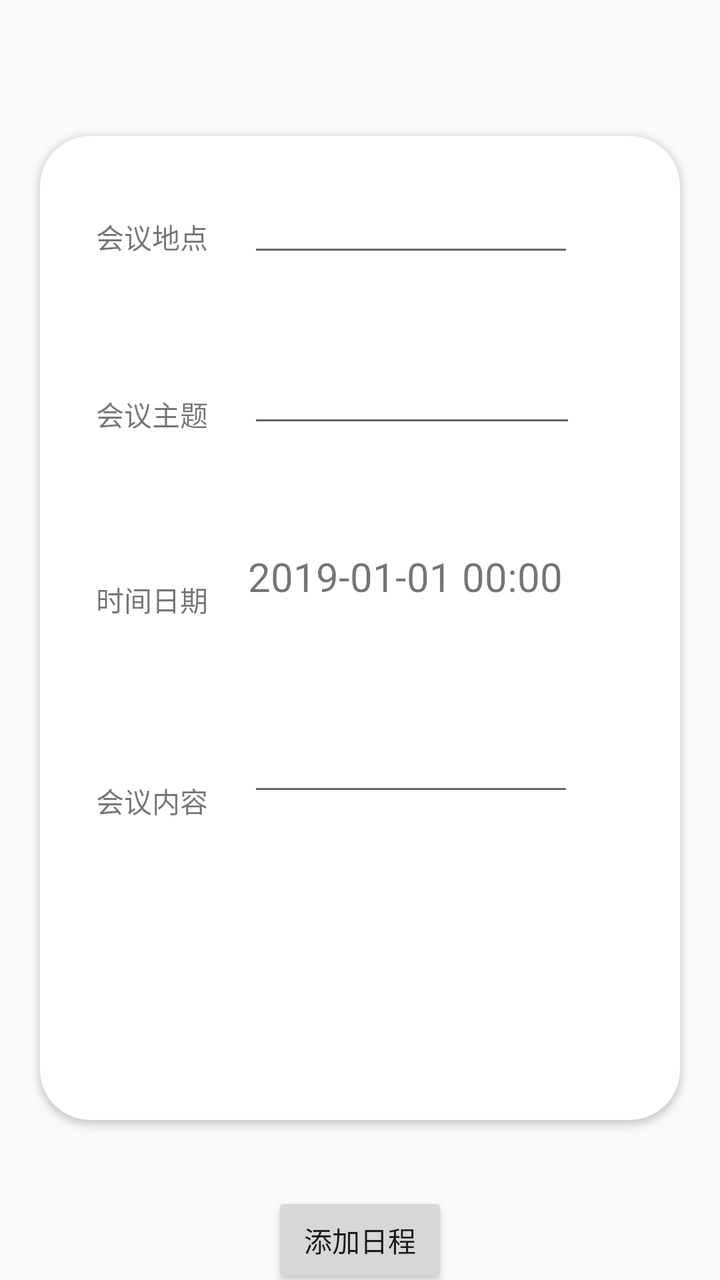
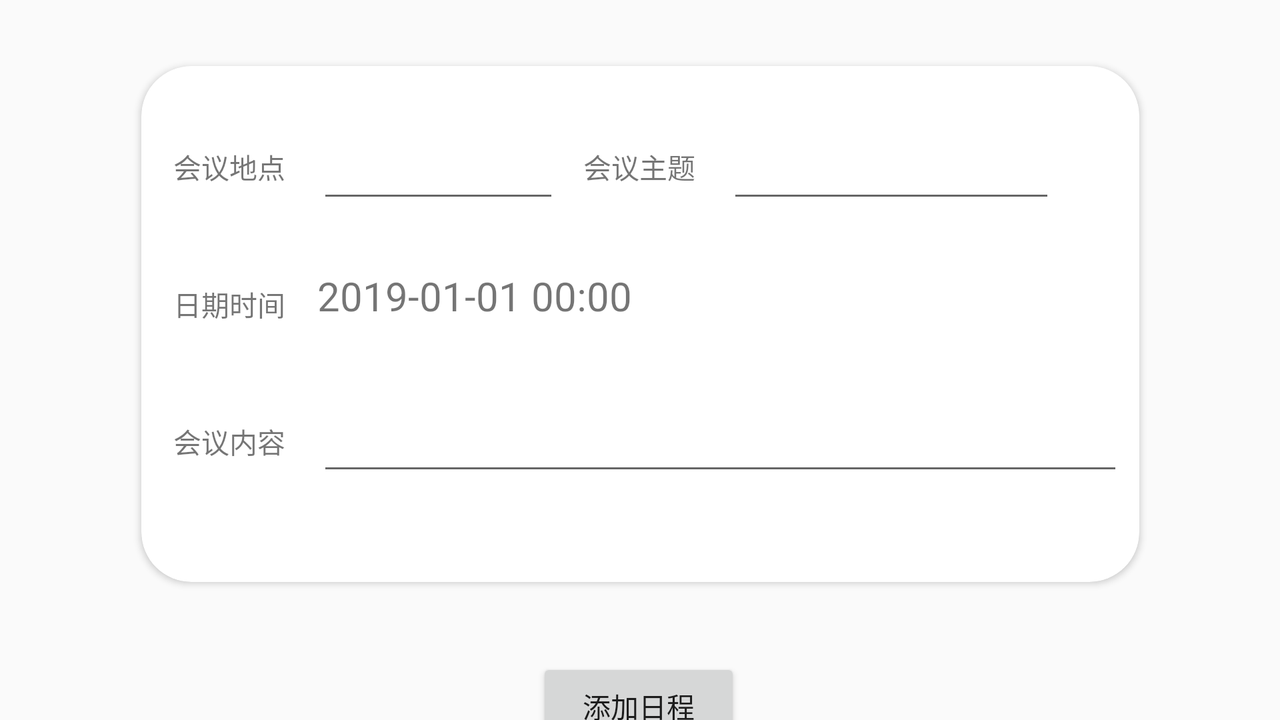

The same Android screen from two of the app's own layout files: first res/layout/ as a phone draws it, then the repository's variant for another configuration, drawn on a device whose configuration selects that folder. Both files follow.
<!-- AndroidManifest.xml: application theme AppTheme.NoActionBar -->
<!-- res/layout/activity_newhuiyi.xml -->
<?xml version="1.0" encoding="utf-8"?>
<android.support.constraint.ConstraintLayout xmlns:android="http://schemas.android.com/apk/res/android"
    xmlns:app="http://schemas.android.com/apk/res-auto"
    xmlns:tools="http://schemas.android.com/tools"
    android:layout_width="match_parent"
    android:layout_height="match_parent">

    <android.support.v7.widget.CardView
        android:id="@+id/cardView2"
        android:layout_width="320dp"
        android:layout_height="492dp"
        android:layout_marginStart="8dp"
        android:layout_marginTop="68dp"
        android:layout_marginEnd="8dp"
        app:cardCornerRadius="25dp"

        app:layout_constraintEnd_toEndOf="parent"
        app:layout_constraintHorizontal_bias="0.495"
        app:layout_constraintStart_toStartOf="parent"
        app:layout_constraintTop_toTopOf="parent">

        <android.support.constraint.ConstraintLayout
            android:layout_width="match_parent"
            android:layout_height="458dp">

            <TextView
                android:id="@+id/textView4"
                android:layout_width="wrap_content"
                android:layout_height="wrap_content"
                android:layout_marginStart="28dp"
                android:layout_marginTop="80dp"
                android:text="会议内容"
                app:layout_constraintStart_toStartOf="parent"
                app:layout_constraintTop_toBottomOf="@+id/textView3" />

            <EditText
                android:id="@+id/et_content"
                android:layout_width="163dp"
                android:layout_height="wrap_content"
                android:layout_marginStart="20dp"
                android:layout_marginTop="60dp"
                app:layout_constraintStart_toEndOf="@+id/textView4"
                app:layout_constraintTop_toBottomOf="@+id/et_date" />

            <TextView
                android:id="@+id/textView3"
                android:layout_width="wrap_content"
                android:layout_height="wrap_content"
                android:layout_marginStart="28dp"
                android:layout_marginTop="72dp"
                android:text="时间日期"
                app:layout_constraintStart_toStartOf="parent"
                app:layout_constraintTop_toBottomOf="@+id/textView2" />

            <TextView
                android:id="@+id/et_date"
                android:layout_width="164dp"
                android:layout_height="wrap_content"
                android:layout_marginStart="20dp"
                android:layout_marginTop="56dp"
                android:text="2019-01-01 00:00"
                android:textSize="20sp"
                android:maxLines="2"
                app:layout_constraintStart_toEndOf="@+id/textView3"
                app:layout_constraintTop_toBottomOf="@+id/et_theme" />


            <TextView
                android:id="@+id/textView1"
                android:layout_width="wrap_content"
                android:layout_height="0dp"
                android:layout_marginStart="28dp"
                android:layout_marginTop="40dp"
                android:text="会议地点"
                app:layout_constraintStart_toStartOf="parent"
                app:layout_constraintTop_toTopOf="parent" />

            <EditText
                android:id="@+id/et_place"
                android:layout_width="163dp"
                android:layout_height="wrap_content"
                android:layout_marginStart="20dp"
                android:layout_marginTop="24dp"
                app:layout_constraintStart_toEndOf="@+id/textView1"
                app:layout_constraintTop_toTopOf="parent" />

            <TextView
                android:id="@+id/textView2"
                android:layout_width="wrap_content"
                android:layout_height="wrap_content"
                android:layout_marginStart="28dp"
                android:layout_marginTop="68dp"
                android:text="会议主题"
                app:layout_constraintStart_toStartOf="parent"
                app:layout_constraintTop_toBottomOf="@+id/textView1" />

            <EditText
                android:id="@+id/et_theme"
                android:layout_width="164dp"
                android:layout_height="wrap_content"
                android:layout_marginStart="20dp"
                android:layout_marginTop="44dp"
                app:layout_constraintStart_toEndOf="@+id/textView2"
                app:layout_constraintTop_toBottomOf="@+id/et_place" />

        </android.support.constraint.ConstraintLayout>

    </android.support.v7.widget.CardView>

    <Button
        android:id="@+id/bt_add"
        android:layout_width="wrap_content"
        android:layout_height="wrap_content"
        android:layout_marginStart="8dp"
        android:layout_marginTop="48dp"
        android:layout_marginEnd="8dp"
        android:layout_marginBottom="8dp"
        android:text="添加日程"
        app:layout_constraintBottom_toBottomOf="parent"
        app:layout_constraintEnd_toEndOf="parent"
        app:layout_constraintStart_toStartOf="parent"
        app:layout_constraintTop_toBottomOf="@+id/cardView2" />

</android.support.constraint.ConstraintLayout>
<!-- resources referenced by this layout -->
<resources>
  <style name="AppTheme.NoActionBar">
      <item name="windowActionBar">false</item>
      <item name="windowNoTitle">true</item>
          <item name="colorPrimary">@android:color/black</item>
      <item name="colorPrimaryDark">@android:color/black</item>
  </style>
</resources>
<!-- res/layout-land/activity_newhuiyi.xml (the repository's variant of the layout above) -->
<!-- drawn on the phone turned sideways -->
<?xml version="1.0" encoding="utf-8"?>
<android.support.constraint.ConstraintLayout xmlns:android="http://schemas.android.com/apk/res/android"
    xmlns:app="http://schemas.android.com/apk/res-auto"
    xmlns:tools="http://schemas.android.com/tools"
    android:layout_width="match_parent"
    android:layout_height="match_parent">

    <android.support.v7.widget.CardView
        android:id="@+id/cardView2"
        android:layout_width="499dp"
        android:layout_height="258dp"
        android:layout_marginStart="8dp"
        android:layout_marginTop="8dp"

        android:layout_marginEnd="8dp"
        android:layout_marginBottom="8dp"
        app:cardCornerRadius="25dp"
        app:layout_constraintBottom_toBottomOf="parent"
        app:layout_constraintEnd_toEndOf="parent"
        app:layout_constraintStart_toStartOf="parent"
        app:layout_constraintTop_toTopOf="parent"
        app:layout_constraintVertical_bias="0.291">

        <android.support.constraint.ConstraintLayout
            android:layout_width="match_parent"
            android:layout_height="239dp">

            <TextView
                android:id="@+id/textView4"
                android:layout_width="wrap_content"
                android:layout_height="wrap_content"
                android:layout_marginStart="16dp"
                android:layout_marginTop="48dp"
                android:text="会议内容"
                app:layout_constraintStart_toStartOf="parent"
                app:layout_constraintTop_toBottomOf="@+id/textView3" />

            <TextView
                android:id="@+id/et_date"
                android:layout_width="0dp"
                android:layout_height="wrap_content"
                android:layout_marginStart="16dp"
                android:layout_marginTop="28dp"
                android:layout_marginEnd="8dp"
                android:text="2019-01-01 00:00"
                android:textSize="20sp"
                app:layout_constraintEnd_toEndOf="parent"
                app:layout_constraintStart_toEndOf="@+id/textView3"
                app:layout_constraintTop_toBottomOf="@+id/et_place" />

            <TextView
                android:id="@+id/textView2"
                android:layout_width="wrap_content"
                android:layout_height="wrap_content"
                android:layout_marginStart="12dp"
                android:layout_marginTop="40dp"
                android:text="会议主题"
                app:layout_constraintStart_toEndOf="@+id/et_place"
                app:layout_constraintTop_toTopOf="parent" />

            <EditText
                android:id="@+id/et_content"
                android:layout_width="0dp"
                android:layout_height="wrap_content"
                android:layout_marginStart="16dp"
                android:layout_marginTop="40dp"
                android:layout_marginEnd="8dp"
                app:layout_constraintEnd_toEndOf="parent"
                app:layout_constraintHorizontal_bias="0.0"
                app:layout_constraintStart_toEndOf="@+id/textView4"
                app:layout_constraintTop_toBottomOf="@+id/et_date" />

            <TextView
                android:id="@+id/textView3"
                android:layout_width="wrap_content"
                android:layout_height="0dp"
                android:layout_marginStart="16dp"
                android:layout_marginTop="48dp"
                android:text="日期时间"
                app:layout_constraintStart_toStartOf="parent"
                app:layout_constraintTop_toBottomOf="@+id/textView1" />

            <EditText
                android:id="@+id/et_place"
                android:layout_width="121dp"
                android:layout_height="wrap_content"
                android:layout_marginStart="16dp"
                android:layout_marginTop="32dp"
                app:layout_constraintStart_toEndOf="@+id/textView1"
                app:layout_constraintTop_toTopOf="parent" />

            <TextView
                android:id="@+id/textView1"
                android:layout_width="wrap_content"
                android:layout_height="0dp"
                android:layout_marginStart="16dp"
                android:layout_marginTop="40dp"
                android:text="会议地点"
                app:layout_constraintStart_toStartOf="parent"
                app:layout_constraintTop_toTopOf="parent" />

            <EditText
                android:id="@+id/et_theme"
                android:layout_width="164dp"
                android:layout_height="wrap_content"
                android:layout_marginStart="16dp"
                android:layout_marginTop="32dp"
                app:layout_constraintStart_toEndOf="@+id/textView2"
                app:layout_constraintTop_toTopOf="parent" />
        </android.support.constraint.ConstraintLayout>

    </android.support.v7.widget.CardView>

    <Button
        android:id="@+id/bt_add"
        android:layout_width="102dp"
        android:layout_height="wrap_content"
        android:layout_marginStart="8dp"
        android:layout_marginTop="38dp"
        android:layout_marginEnd="8dp"
        android:layout_marginBottom="8dp"
        android:text="添加日程"
        app:layout_constraintBottom_toBottomOf="parent"
        app:layout_constraintEnd_toEndOf="parent"
        app:layout_constraintHorizontal_bias="0.499"
        app:layout_constraintStart_toStartOf="parent"
        app:layout_constraintTop_toBottomOf="@+id/cardView2"
        app:layout_constraintVertical_bias="0.0" />

</android.support.constraint.ConstraintLayout>
